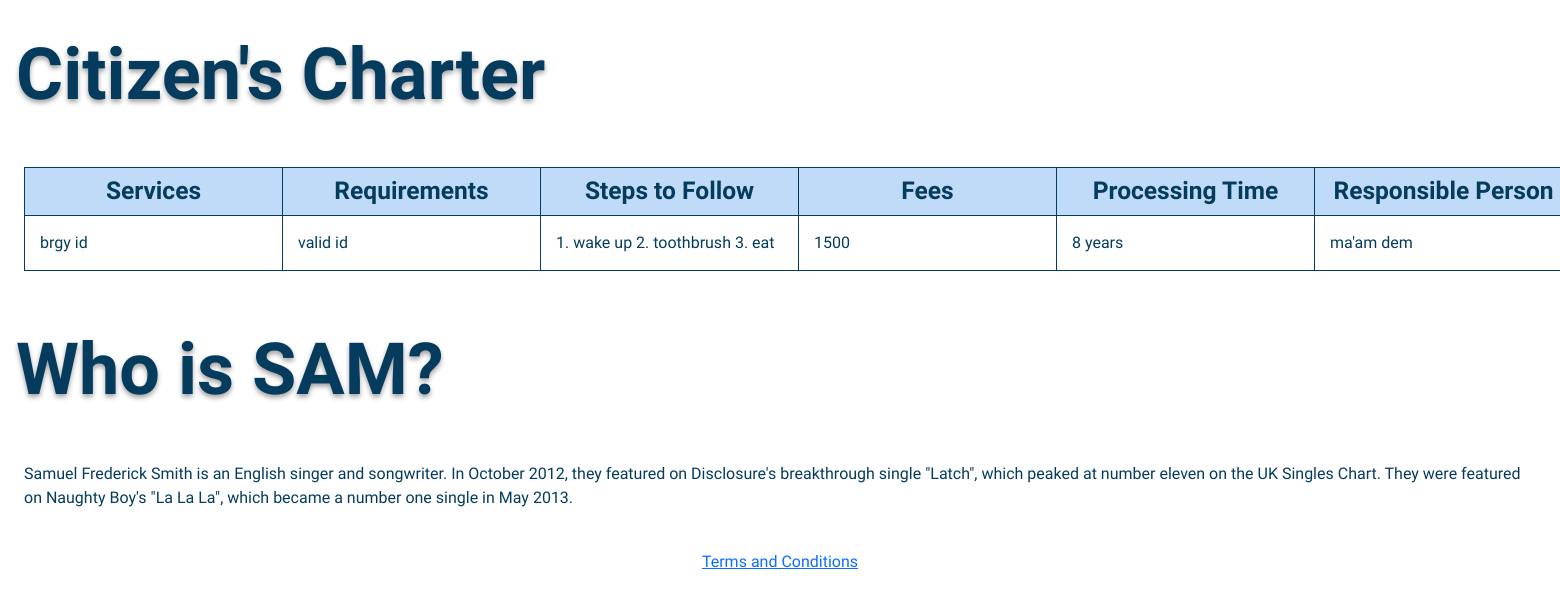
Screenshot of /resident/about_us.php with the database file from the repository.
### tables this page shows
CREATE TABLE `c_charter` (
  `service_id` int(11) NOT NULL,
  `service_name` text NOT NULL,
  `req` text NOT NULL,
  `steps` text NOT NULL,
  `fees` text NOT NULL,
  `time` text NOT NULL,
  `person` text NOT NULL
);

CREATE TABLE `system_details` (
  `detail_id` int(11) NOT NULL,
  `detail_name` varchar(20) NOT NULL,
  `details` varchar(700) NOT NULL
);

### resident/about_us.php (the view, shortened to what this page needs)
<!DOCTYPE html>
<html lang="en">
<head>
    <link href="https://cdn.jsdelivr.net/npm/bootstrap@5.3.0-alpha3/dist/css/bootstrap.min.css" rel="stylesheet">
    <link rel="stylesheet" href="about_us.css">
</head>
<body>
	<div>
    <h1 class="fw-bold mt-3 p-3">Citizen's Charter</h1>
		<div class="justify-content-center mt-1 p-4">
			<table>
			<tr>
				<th>Services</th>
				<th>Requirements</th>
				<th>Steps to Follow</th>
				<th>Fees</th>
				<th>Processing Time</th>
				<th>Responsible Person</th>
			</tr>
			<tbody>
		            <?php
						$conn = new mysqli("localhost", "root", "", "sam_barangay");
						if($conn->connect_error){
							die('Failed to connect : '.$conn->connect_error);
						} else {
							$stmt = $conn->prepare("select service_name, req, steps, fees, time, person from c_charter");
							$stmt->execute();
							$stmt_result = $stmt->get_result();
						}
					if(!empty($stmt_result)){
		            	while( $row = $stmt_result->fetch_array(MYSQLI_NUM))  {
		            ?>
		            <tr>
		                <td><?php echo $row[0]; ?></td>
		                <td><?php echo $row[1]; ?></td>
		                <td><?php echo $row[2]; ?></td>
						<td><?php echo $row[3]; ?></td>
		                <td><?php echo $row[4]; ?></td>
		                <td><?php echo $row[5]; ?></td>
		            </tr>
		            <?php
		        			}
		        		}else{ ?>
		            		<tr><td colspan="7">No detail(s) found...</td></tr>
		            	<?php } ?>
		    </tbody>
			</table>
		</div>
	</div>
    <h1 class="fw-bold mt-3 p-3">Who is SAM?</h1>
		<div class="justify-content-center mt-1 p-4">
                <?php
						$stmt2 = $conn->prepare("select details from system_details where detail_id=1");
						$stmt2->execute();
						$stmt_result2 = $stmt2->get_result();
                        $row = $stmt_result2->fetch_array(MYSQLI_NUM)
		        ?>
                        <p><?php echo $row[0]; ?></p>
         </div>
	<div class="link">
  		<a href="t_and_c.php">Terms and Conditions</a>
	</div>
</body>
</html>

### resident/about_us.css (style rules this page uses)
* { margin: 0; padding: 0; box-sizing: border-box; font-family: 'Lexend', sans-serif; color: #053C5E; }
body { background-color: #ffffff; }
h1 { color: #053C5E; font-size: 4.5rem; text-shadow: 0px 3px 5px #0000005e; }
table, th, td { border-collapse: collapse; border: 1px solid; margin: 0.5px 0; min-width: 258px; text-align: left; padding: 5px; }
th { background-color: #BFDBF7; color: #053C5E; text-align: center; font-weight: bold; font-size: 0.65cm; }
td { padding: 15px; }
.link { text-align: center; color: #053C5E; }

### rows the page displays
c_charter: service_name "brgy id", req "valid id", steps "1. wake up 2. toothbrush 3. eat", fees "1500", time "8 years", person "ma'am dem"
system_details: details "Samuel Frederick Smith is an English singer and songwriter. In October 2012, they featured on Disclosure's breakthrough single \"Latch\", which peaked at number eleven on the UK Singles Chart. They were featured on Naughty Boy's \"La La La\", which became a number one single in May 2013."
